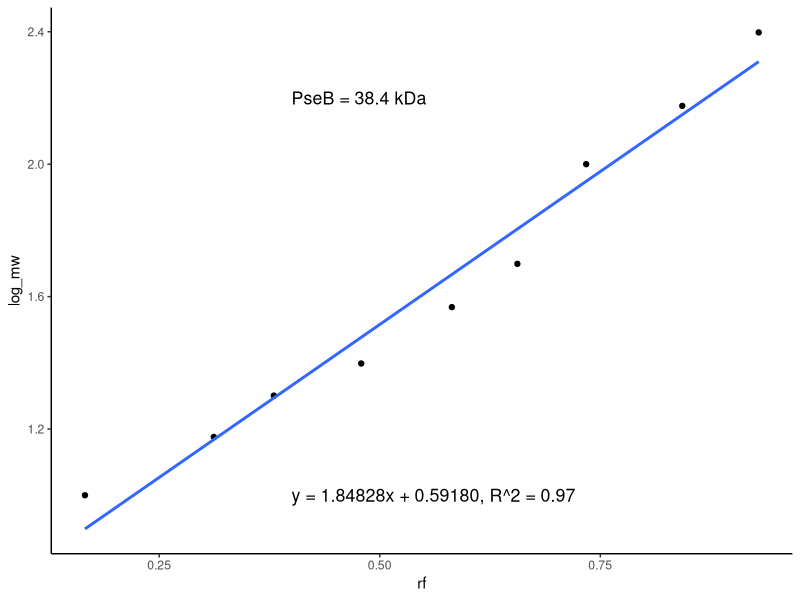

The R source for this figure: (Note: this script raises an error after producing the figure.)
#### Set up ####

##Packages
library(tidyverse)
library(readxl)

##Loading in data
wb_ladder <- read_excel("project/Figuring out molecular weight.xlsx")

#### Finding linear regression coefficents ########

#solvent front:8.08
wb_ladder

#finding the rf
wb_ladder$rf <- (8.08-wb_ladder$distance)/8.08

#getting log(molecular weight)
wb_ladder$log_mw <- log10(wb_ladder$mw_kDa)

## linear regression

wb_ladder_lm <- lm(log_mw~rf, data=wb_ladder)

#finding the equation

summary(wb_ladder_lm)

# y = log(mw)
# x = rf
# y = 1.84828x + 2.44

mx <- 1.84828
c<- 0.59180

#R^2 = 0.9691

line_equation <- "y = 1.84828x + 0.59180, R^2 = 0.97"

#### plotting the calibration curve ####
wb_ladder %>%
  ggplot(aes(x = rf, y=log_mw)) +
  geom_point() +
  geom_smooth(method = lm, se = F) +
  theme_classic() +
  annotate("text",x = 0.40, y=1, label = paste(line_equation), size = 4.5, hjust = 0) +
  annotate("text",x = 0.40, y=2.2, label = paste("PseB = 38.4 kDa"), size = 4.5, hjust = 0)
  scale_y_continuous("log(Molecular Weight)") +
  scale_x_continuous("RF Value") +
  theme(axis.text=element_text(size=14),
        axis.title=element_text(size=14))

ggsave("project/plots/wb_ladder_graph.png", width= 1800, height= 2000, units="px")

#### Finding my MW for PseB ####

#find rf

rf <- (8.08-3.74)/8.08
rf

#find log(mw)
log_Mw <- (1.84828*rf) + 0.59180
log_Mw

#mw
PseB_Mw <- 10^(log_Mw)
PseB_Mw
#38.42061
